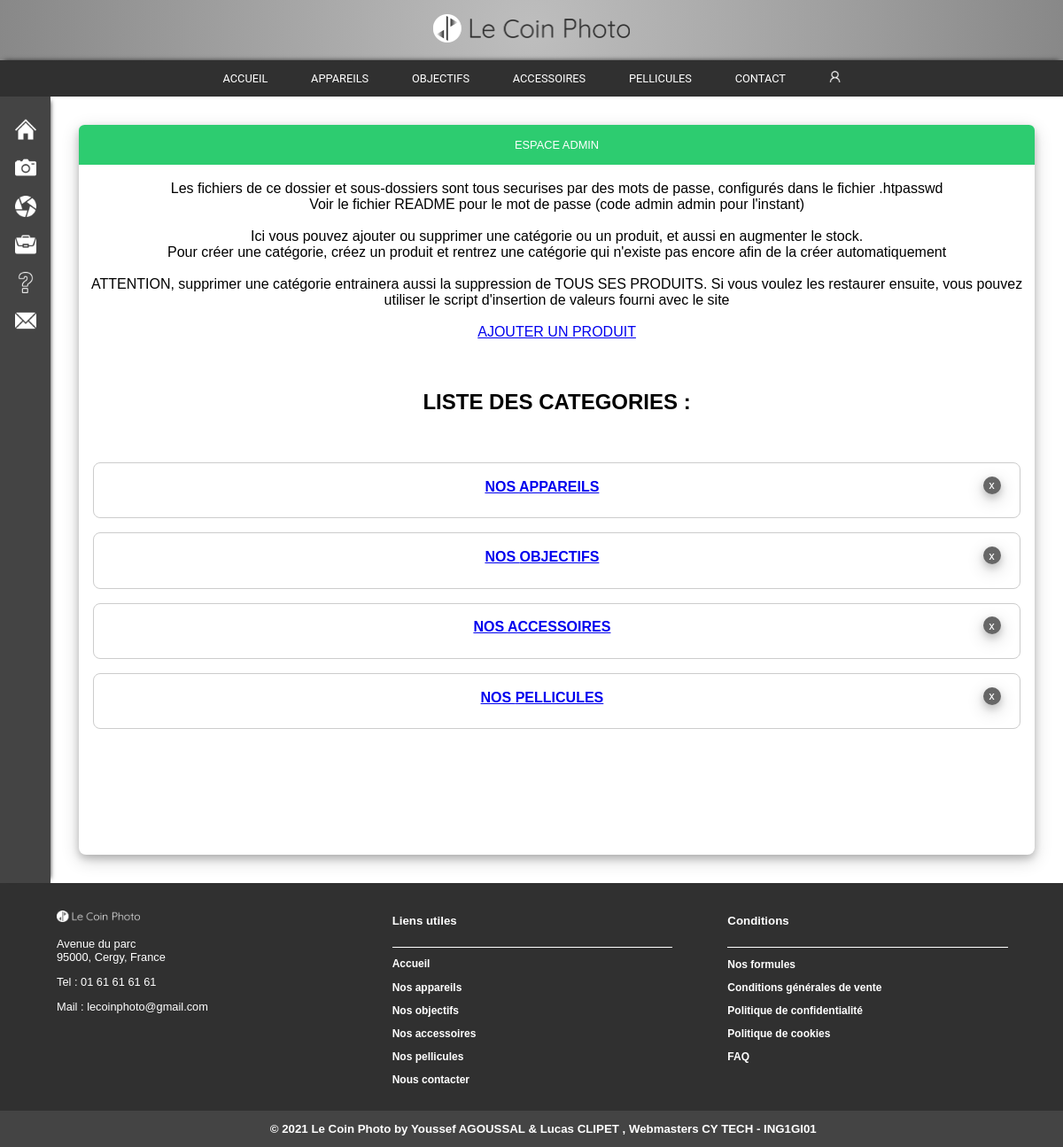
The page /LeCoinPhoto_2020/admin/secured.php on the database its author committed.
### tables this page shows
CREATE TABLE IF NOT EXISTS `categories` (
  `ID` int(11) NOT NULL AUTO_INCREMENT,
  `categorie` varchar(20) NOT NULL DEFAULT 'inconnu',
  `icone` varchar(255) NOT NULL DEFAULT 'blankWhite.png',
  PRIMARY KEY (`ID`),
  UNIQUE KEY `categorie` (`categorie`)
);

### LeCoinPhoto_2020/bdd/bdd.php (called while the page is built, shortened)
<?php
function connectBDD()
{
	try
	{
		$bdd = new PDO("mysql:host=".$_SESSION['bddData']['host'].";dbname=".$_SESSION['bddData']['db'], $_SESSION['bddData']['user'], $_SESSION['bddData']['pwd']);
		$bdd->setAttribute(PDO::ATTR_ERRMODE, PDO::ERRMODE_EXCEPTION);
	}
	catch (PDOException $e)
	{
		echo('Erreur de connexion : '.$e->getMessage());
        $bdd=false;
        exit();
	}
	return $bdd;
}
function getCategories()
{
    try {
        $bdd=connectBDD();
        $reponse = $bdd->query('SELECT * FROM categories ORDER BY ID');
        $reponse->setFetchMode(PDO::FETCH_ASSOC);
    } catch (PDOException $e) {
        $reponse=null;
    }
    return $reponse;
}
?>

### LeCoinPhoto_2020/admin/secured.php (the view, shortened to what this page needs)
<?php
require_once($_SERVER['DOCUMENT_ROOT']."/ING1GI1-AGOUSSAL-CLIPET/LeCoinPhoto/bdd/bdd.php");
$style="Panier";
ob_start();?>
<div class="pagedroite">
    <div class="bloc">
        <div class="titresection"><p>ESPACE ADMIN</p></div><br>
			Les fichiers de ce dossier et sous-dossiers sont tous securises par des mots de passe, configurés dans le fichier .htpasswd<br>
			Voir le fichier README pour le mot de passe (code admin admin pour l'instant)<br> <br>
            Ici vous pouvez ajouter ou supprimer une catégorie ou un produit, et aussi en augmenter le stock.
            <br>Pour créer une catégorie, créez un produit et rentrez une catégorie qui n'existe pas encore afin de la créer automatiquement <br><br>
            ATTENTION, supprimer une catégorie entrainera aussi la suppression de TOUS SES PRODUITS. Si vous voulez les restaurer ensuite, vous pouvez utiliser le script d'insertion de valeurs fourni avec le site
            <br><br> <a href='/ING1GI1-AGOUSSAL-CLIPET/LeCoinPhoto/admin/navigation/ajouterProduit.php'> AJOUTER UN PRODUIT </a>
            <br><br><br> <h2> LISTE DES CATEGORIES : </h2><br>
            <?php $reponse=getCategories();
            if($reponse!=null)
            {
                while ($donnees = $reponse->fetch() )
                {
                    $cat=$donnees['categorie']; ?>
                <div class="panier">
                    <div class="midCenter">
                        <a href="/ING1GI1-AGOUSSAL-CLIPET/LeCoinPhoto/admin/navigation/liste.php?cat=<?=$cat?>"><strong>NOS <?=strtoupper($cat)?></strong></a> <br>
                    </div>
                    <form method='POST' onsubmit="return deleteConfirm('categorie')" action="/ING1GI1-AGOUSSAL-CLIPET/LeCoinPhoto/admin/php/deleteCategorie.php">
                        <input class="boutonSupprCategorie" type="submit" value="x"/>
                    </form>
                </div>
                <?php
                }
            } ?>
            <br><br><br><br><br><br><br>
    </div>
</div>
</div>
<?php $content=ob_get_clean();
require_once($_SERVER['DOCUMENT_ROOT']."/ING1GI1-AGOUSSAL-CLIPET/LeCoinPhoto/php/template.php");
?>

### LeCoinPhoto_2020/php/template.php (shortened to what this page needs)
<?php require_once($_SERVER['DOCUMENT_ROOT']."/ING1GI1-AGOUSSAL-CLIPET/LeCoinPhoto/bdd/bdd.php");?>
<!DOCTYPE html>
<html>
    <head>
        <link rel="stylesheet" type="text/css" href="/ING1GI1-AGOUSSAL-CLIPET/LeCoinPhoto/css/style<?= $style;?>.css"/>
        <div id="titre">
            <img src="/ING1GI1-AGOUSSAL-CLIPET/LeCoinPhoto/img/lcpLogo2.png" alt="Le coin photo" title="Le coin photo, vendeur de matériel photo" onclick="location.href='/ING1GI1-AGOUSSAL-CLIPET/LeCoinPhoto/index.php'">
        </div>
        <div class="navbar">
            <a href="/ING1GI1-AGOUSSAL-CLIPET/LeCoinPhoto/index.php" <?=@$btnAccueil?>><p>ACCUEIL</p></a>
        <?php
        $reponse=getCategories();
        if($reponse!=null)
        {
            while ($donnees = $reponse->fetch() )
            {
                $cat=$donnees['categorie']; ?>
                <a href="/ING1GI1-AGOUSSAL-CLIPET/LeCoinPhoto/navigation/produits.php?cat=<?=$cat?>" <?=@${"btn".$cat};?>><p><?=strtoupper($cat)?></p></a>
                <?php
            }
        } ?>
        <a href="/ING1GI1-AGOUSSAL-CLIPET/LeCoinPhoto/navigation/contact.php" <?=@$btnContact?>><p>CONTACT</p></a>
        <?php
        if (isset($_SESSION['profil']['login']))
        { ?>
            <a href="/ING1GI1-AGOUSSAL-CLIPET/LeCoinPhoto/navigation/panier.php"><img src="/ING1GI1-AGOUSSAL-CLIPET/LeCoinPhoto/img/cart.png" class="icon2" title="MON PANIER"></a>
            <a href="/ING1GI1-AGOUSSAL-CLIPET/LeCoinPhoto/navigation/profil.php"><img src="/ING1GI1-AGOUSSAL-CLIPET/LeCoinPhoto/img/user.png" class="icon2" title="MON PROFIL"></a>
            Bonjour, <?=$_SESSION['profil']['nom'];?>
        <?php
        }
        else{
        ?>
           <a href="/ING1GI1-AGOUSSAL-CLIPET/LeCoinPhoto/navigation/connexion.php"><img src="/ING1GI1-AGOUSSAL-CLIPET/LeCoinPhoto/img/user.png" class="icon2" title="SE CONNECTER"></a>
        <?php
        }
        ?>
        </div>
    </head>
    <body>
        <div class="box">
            <div class="pagegauche">
                <div class="navbar2">
                    <a href="/ING1GI1-AGOUSSAL-CLIPET/LeCoinPhoto/index.php" <?=@$btnAccueil?>><img src="/ING1GI1-AGOUSSAL-CLIPET/LeCoinPhoto/img/home.png" class="icon" alt="accueil" title="accueil"><br></a><br>
                   <?php
                    $reponse=getCategories();
                    if($reponse!=null)
                    {
                        while ($donnees = $reponse->fetch() )
                        {
                            $cat=$donnees['categorie'];
                            $icon=$donnees['icone'];?>
                            <a href="/ING1GI1-AGOUSSAL-CLIPET/LeCoinPhoto/navigation/produits.php?cat=<?=$cat?>" <?=@${"btn".$cat}?> ><img src="/ING1GI1-AGOUSSAL-CLIPET/LeCoinPhoto/img/<?=$icon?>" class="icon" alt="<?=$cat?>" title="<?=$cat?>" onerror="this.onerror=null; this.src='/ING1GI1-AGOUSSAL-CLIPET/LeCoinPhoto/img/blankWhite.png'" ><br></a><br>
                        <?php
                        }
                    } ?>
                    <a href="/ING1GI1-AGOUSSAL-CLIPET/LeCoinPhoto/navigation/contact.php" <?=@$btnContact?>><img src="/ING1GI1-AGOUSSAL-CLIPET/LeCoinPhoto/img/mail.png" class="icon" alt="contact" title="contact"><br></a>
                </div>
            </div>
<?=$content;?>
    </body>
    <footer>
        <div id="container">
            <div id="footerAdresses" class="colonneFooter">
                <br><img src="/ING1GI1-AGOUSSAL-CLIPET/LeCoinPhoto/img/leCoinPhoto.png" alt="Le coin photo" title="Le coin photo, vendeur de matériel photo">
                <p style="font-size: 0.8em;"> Avenue du parc<br>95000, Cergy, France
                </p>
                <p style="font-size: 0.8em;">Tel : 01 61 61 61 61</p>
                <p style="font-size: 0.8em;">Mail : lecoinphoto@gmail.com</p>
            </div>
            <div id="footerLinks" class="colonneFooter">
                <h5>Liens utiles</h5>
                <hr size="1" width="100%" color="white">
                <a href="/ING1GI1-AGOUSSAL-CLIPET/LeCoinPhoto/index.php">Accueil</a>
                <?php
                $reponse=getCategories();
                if($reponse!=null)
                {
                    while ($donnees = $reponse->fetch() )
                    {
                        $cat=$donnees['categorie']; ?>
                        <a href="/ING1GI1-AGOUSSAL-CLIPET/LeCoinPhoto/navigation/produits.php?cat=<?=$cat?>" <?=@${"btn".$cat};?>><p>Nos <?=$cat?></p></a>
                        <?php
                    }
                } ?>
                <a href="/ING1GI1-AGOUSSAL-CLIPET/LeCoinPhoto/navigation/contact.php"><p>Nous contacter</p></a>
            </div>
            <div id="footerConditions" class="colonneFooter">
                <h5>Conditions</h5>
                <hr size="1" width="100%" color="white">
                <a href="#"><p>Nos formules</p></a>
                <a href="#"><p>Conditions générales de vente</p></a>
                <a href="#"><p>Politique de confidentialité</p></a>
                <a href="#"><p>Politique de cookies</p></a>
                <a href="#"><p>FAQ</p></a>
            </div>
        </div>
        <div class="mention">
            <h5 id="mentions">&copy; 2021 Le Coin Photo by
            <a href="mailto:agoussalyo@eisti.eu" title="Envoyer un mail">Youssef AGOUSSAL</a> &amp; <a href="mailto:clipetluca@eisti.eu" title="Envoyer un mail">Lucas CLIPET</a>
            , Webmasters CY TECH - ING1GI01</h5>
        </div>
    </footer>
</html>

### LeCoinPhoto_2020/css/stylePanier.css (style rules this page uses)
.icon { width: 70%; }
.bloc { text-align: center; }
.panier { display: flex; padding: 0.5em; margin: 1em; border: 1px solid #cccccc; border-radius: 0.5em; text-align: center; }
.midCenter { flex: 3 1 0; margin-top: 0.6em; }
.boutonSupprCategorie { font-family: 'Roboto', sans-serif; height: 1.5em; width: 1.5em; margin-right: 1em; margin-top: 0.5em; margin-bottom: 1.4em; border-radius: 0.75em; box-sizing: border-box; border:none; overflow-wrap: break-word; background-color: #666666; color: white; box-shadow: 0 4px 8px 0 #00000033, 0 6px 20px 0 #00000033; resize: none; }

### LeCoinPhoto_2020/css/style.css (style rules this page uses)
#titre { text-align: center; color: #303030; font-family: Arial, Helvetica, sans-serif; background: radial-gradient(circle, rgba(190,190,190,1) 0%, #888888 100%); opacity: 1; }
#titre img { display: inline-block; height: 2em; padding: 1em; }
.navbar { z-index: 3; position: sticky; text-align: center; color:white; font-family: 'Roboto', sans-serif; top: 0; width: 100%; box-shadow: 0 -5px 5px -5px #333; background-color: #303030; overflow: auto; }
.navbar a { display: inline-block; color: white; text-align: center; font-size: 0.8em; padding-left: 1.75em; padding-right: 1.75em; text-decoration: none; background-color: #303030; }
.navbar2 a { vertical-align: center; background-color: #444444; font-size:0.75vw; font-family: Arial, Helvetica, sans-serif; color: black; text-align: center; display: inline-block; width: 60%; height: 60%; margin: auto; padding-top: 17%; padding-left: 10%; padding-right: 10%; padding-bottom: 13%; }
.icon { width: 70%; }
.icon2 { height: 1em; }
.box { display: flex; }
.pagegauche { position: relative; background-color: #444444; z-index: 1; flex: 1 1 0; text-align: center; padding-top: 1em;; box-shadow: 5px 0 5px -5px #333; }
.pagedroite { flex: 20 1 0; vertical-align: middle; text-align: center; font-family: Arial, Helvetica, sans-serif; }
footer { overflow: hidden; text-align: center; color: white; font-family: Arial, Helvetica, sans-serif; font-size: 1em; padding-top: 1%; background-color: #303030; }
footer a { color: white; font-weight: bold; text-decoration: none; }
#footerAdresses img { width:30%; }
#container { display: flex; margin-left: 2em; margin-right: 2em; font-size: 1em; padding-bottom: 1em; }
#container a { font-size: 0.75em; }
.colonneFooter { flex: 1 1 0; font-size: 1em; text-align: left; margin-left: 2em; margin-right: 2em; }
#mentions { margin: 0; padding: 1em; text-align: center; background-color: #444444; width: 100%; }
.bloc { box-shadow: 0 4px 8px 0 rgba(0, 0, 0, 0.2), 0 6px 20px 0 #00000030; border-radius: 0.5em; margin: 2em; }
.titresection { text-align: center; display: block; color : white; font-family: Arial, Helvetica, sans-serif; font-size: 0.8em; background-color:#2dcc70; padding: 0.2em; border-radius: 0.5em 0.5em 0em 0em; }
body { margin:0%; }

### rows shown on the page
categories: categorie "APPAREILS", icone (picture), categorie "appareils"
categories: categorie "OBJECTIFS", icone (picture), categorie "objectifs"
categories: categorie "ACCESSOIRES", icone (picture), categorie "accessoires"
categories: categorie "PELLICULES", icone (placeholder picture), categorie "pellicules"
